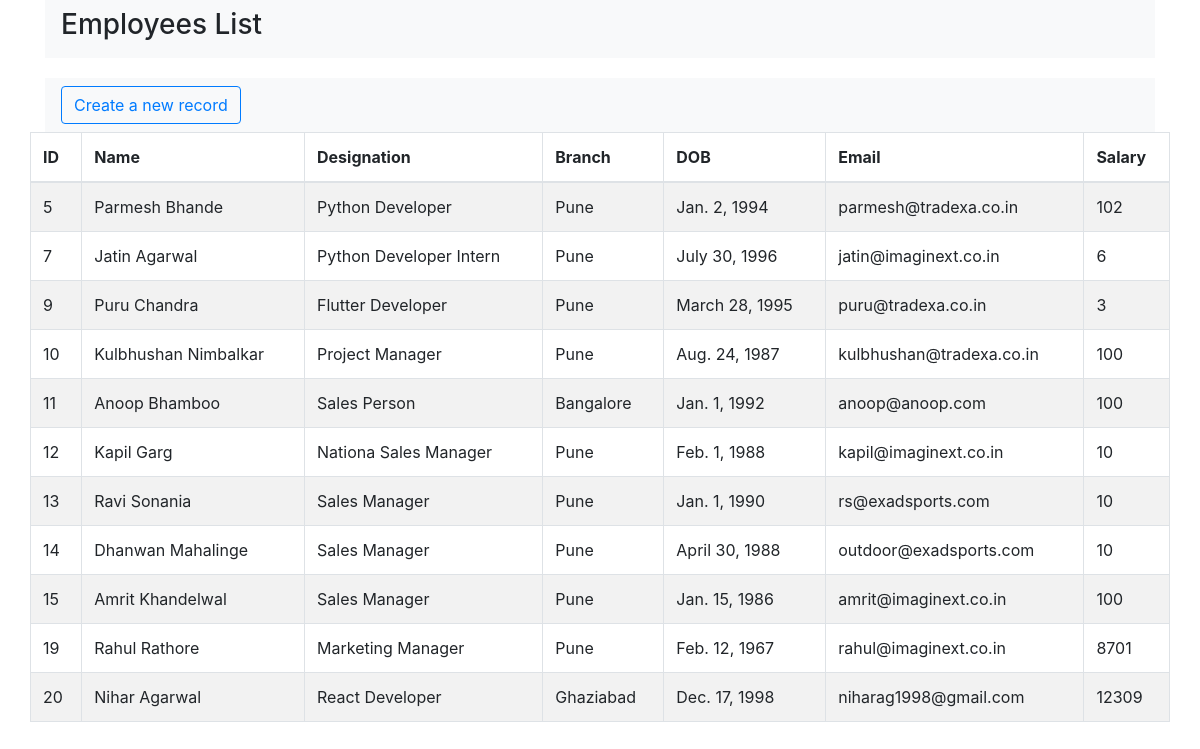
Before: /employees/ (signed in) with the older database file.
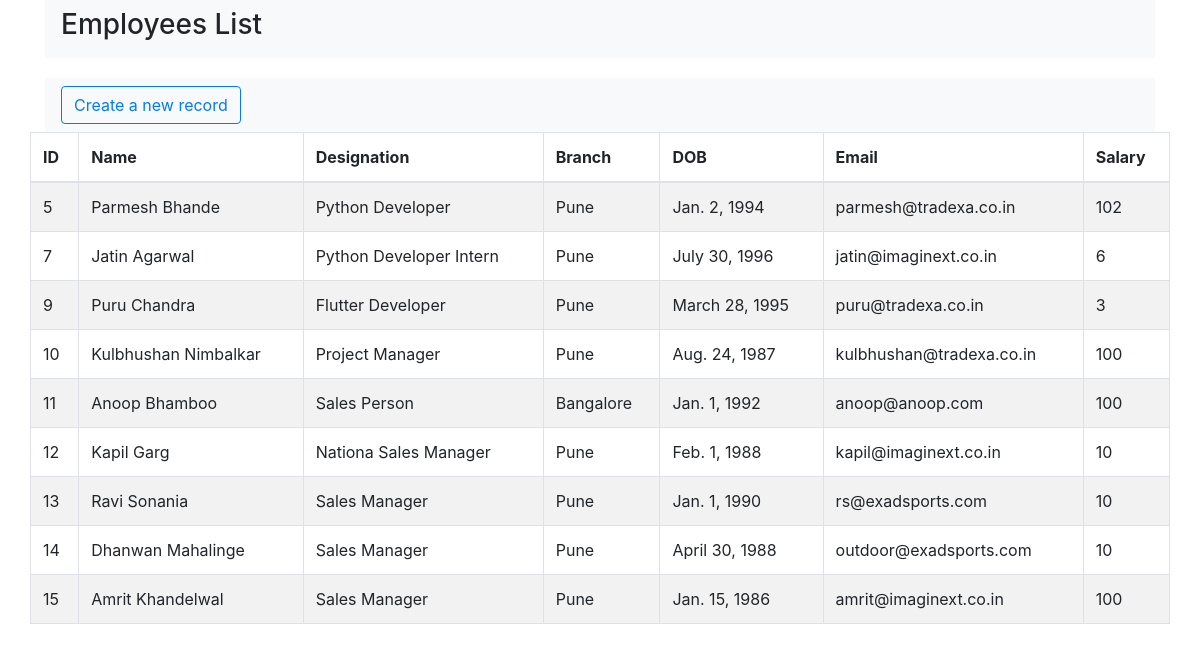
After: the same page with the newer database file.
### emp/models.py (models this page shows, shortened)
class Employee(models.Model):
	alpha = RegexValidator(r'^[a-zA-Z ]*$', 'Please enter valid data')
	first_name = models.CharField(max_length=50, validators=[alpha])
	last_name = models.CharField(max_length=50, validators=[alpha])
	dob = models.DateField(help_text='YYYY-MM-DD')
	designation = models.CharField(max_length=50, validators=[alpha])
	branch = models.CharField(max_length=50, validators=[alpha])
	email = models.EmailField()
	salary = models.IntegerField()
	slug = models.SlugField(unique=True, default="slug")

### emp/views.py (the view)
# urls.py: path('employees/',login_required(EmployeeListView.as_view()),name='emp-list'),
class EmployeeListView(ListView):
	model = Employee
	template_name = 'emp/index.html'
	queryset = Employee.objects.all()
	context_object_name = 'emp_list'

### emp/templates/emp/index.html (shortened to what this page needs)
{% load static %}
<!DOCTYPE html>
<html lang="en">
<head>
    <link href="//maxcdn.bootstrapcdn.com/bootstrap/4.0.0/css/bootstrap.min.css" rel="stylesheet" id="bootstrap-css">
</head>
<body>
    <div class="container">
        <div class="navbar navbar-index navbar-expand-lg navbar-light bg-light">
            <h3 class="heading">Employees List</h3>
        </div>
    </div>
    <div class="container">
        <div class="navbar navbar-expand-lg navbar-light bg-light">
            <a href="{% url 'emp:emp-create' %}" class="btn btn-outline-primary">Create a new record</a>
        </div>
    </div>
    <div class="container">
	<div class="row">
	<table id="example" class="table table-striped table-bordered" style="width:100%">
        <thead>
            <tr>
                <th>ID</th>
                <th>Name</th>
                <th>Designation</th>
                <th>Branch</th>
                <th>DOB</th>
                <th>Email</th>
                <th>Salary</th>
            </tr>
        </thead>
        <tbody>
        	{% for obj in emp_list %}
            <tr class="table-row" data-href="{% url 'emp:emp-detail-update' obj.id %}">
                <td>{{obj.id}}</td>
                <td>{{obj.first_name| add:" "| add:obj.last_name}}</td>
                <td>{{obj.designation}}</td>
                <td>{{obj.branch}}</td>
                <td>{{obj.dob}}</td>
                <td>{{obj.email}}</td>
                <td>{{obj.salary}}</td>
            </tr>
            {% endfor %}
    </table>
	</div>
    </div>
</body>
</html>

### emp/templates/emp/index.html (style rules this page uses)
table { width:100%; }
.table-row { cursor:pointer; }
.navbar-index { margin-bottom: 20px; }

Changed rows visible on the page:
removed Employee: id "19", first_name|add "Rahul Rathore", designation "Marketing Manager", branch "Pune", dob "Feb. 12, 1967", email "rahul@imaginext.co.in", salary "8701"
removed Employee: id "20", first_name|add "Nihar Agarwal", designation "React Developer", branch "Ghaziabad", dob "Dec. 17, 1998", email "niharag1998@gmail.com", salary "12309"
